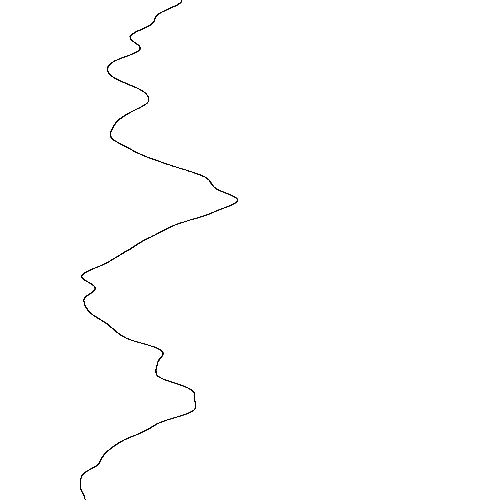
Frame 1 (no input)
Frame 60 (the mouse pressed at the canvas centre just before this capture): identical to frame 1, image omitted
Frame 120 (the mouse held since frame 60 and released just before this capture): identical to frame 1, image omitted

The Processing sketch that drew this single still picture (run headless with seeded random() and noise(); from frame 60 on, the mouse is pressed at the canvas centre):

// Processing sketch: noiseSimple
// ── noiseSimple.pde
void setup()
{
  size(500, 500);
  noFill();
}
void draw()
{
  background(255);
  float t = 0;
  float x = 0;
  while (t < 5)
  {
    t = t + 0.001;
    x = noise(t) * 300;
    float y = t*100.0;
    point(x,y);
  }
}
